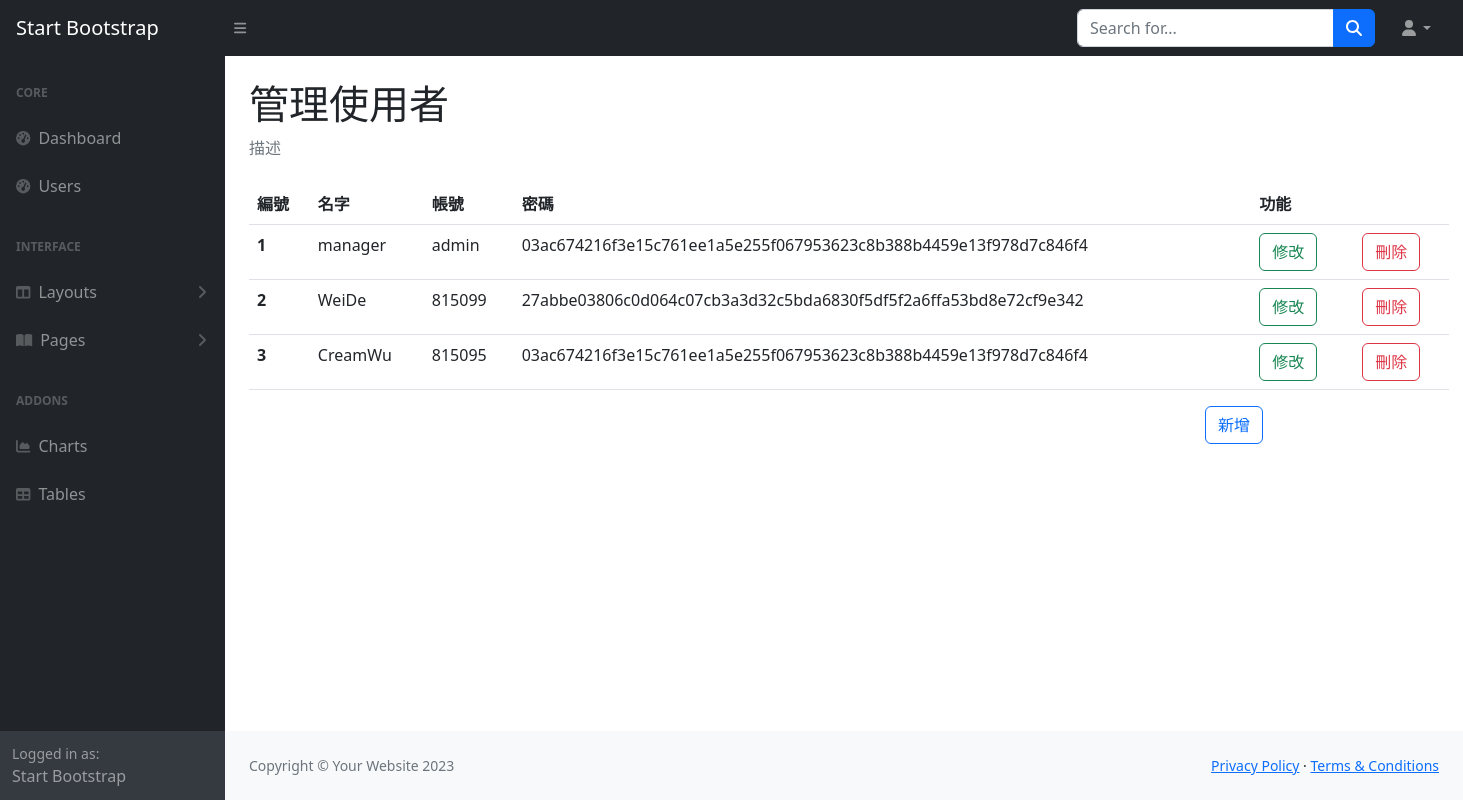
/users, run on an earlier commit of the app's database.
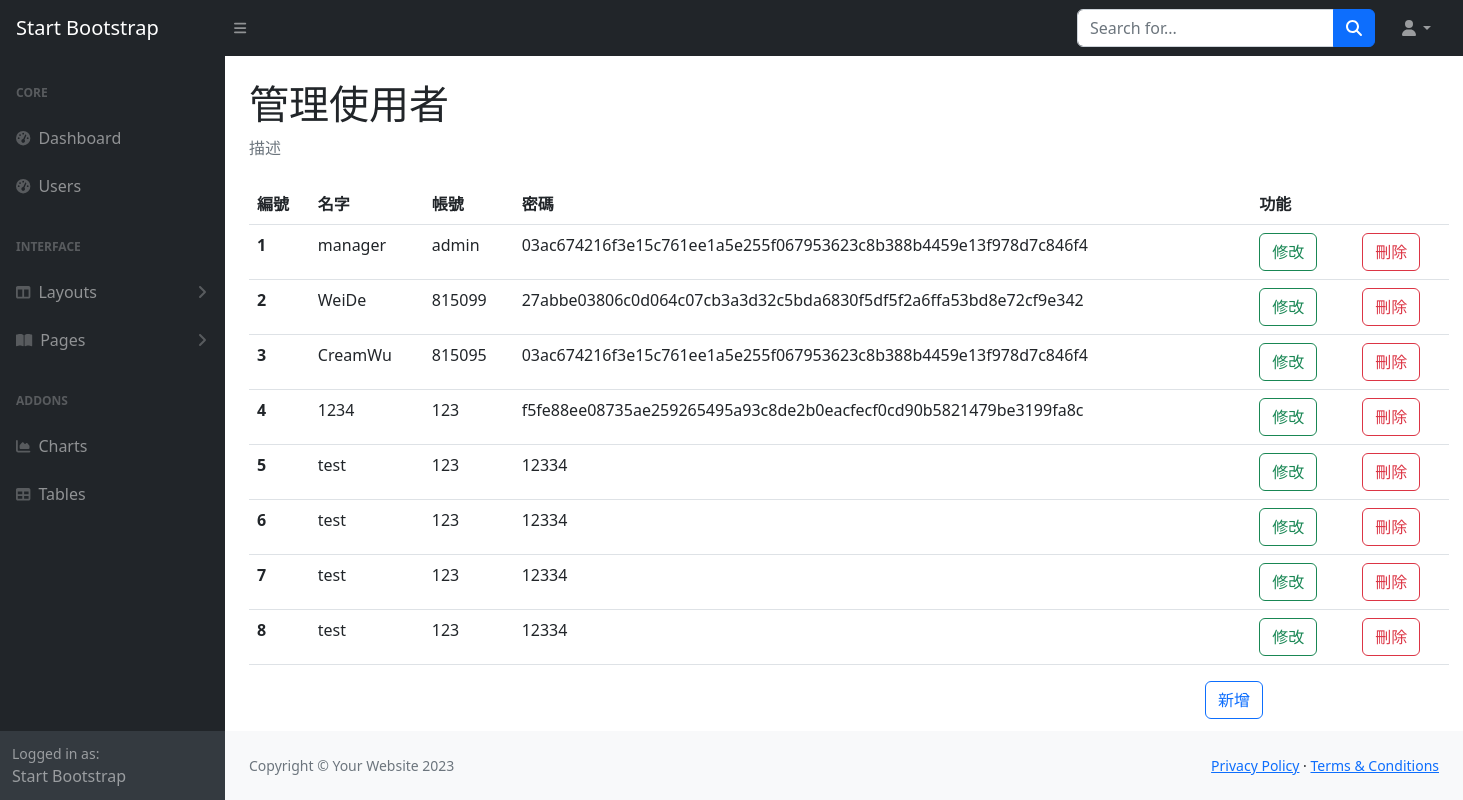
And on a later commit of the database.
### tables this page shows
CREATE TABLE Users (id INTEGER PRIMARY KEY AUTOINCREMENT, name nvarchar (20), account nvarchar (40), password nvarchar (40));

### app.py (the view)
@app.route("/users")
def users():
    with get_db() as cur:
        cur.row_factory = sql.Row
        cur = cur.cursor()
        cur.execute('select * from Users')
        data = cur.fetchall()
        cur.close()
    return render_template("users.html",data = data)

### app.py (called while the page is built)
def get_db():
    db = getattr(g, '_database', None)
    if db is None:
        db = g._database = sql.connect(DATABASE)
    return db

@app.teardown_appcontext
def close_connection(exception):
    db = getattr(g, '_database', None)
    if db is not None:
        db.close()

### templates/users.html (shortened to what this page needs)
{% extends 'layout/back.html' %}
{% block main%}
<h1 class="mt-4">管理使用者</h1>
<ol class="breadcrumb mb-4">
  <li class="breadcrumb-item active">描述</li>
</ol>
<table class="table", style="width: 1200px;">
    <thead>
      <tr>
        <th scope="col">編號</th>
        <th scope="col">名字</th>
        <th scope="col">帳號</th>
        <th scope="col">密碼</th>
        <th scope="col">功能</th>
      </tr>
    </thead>
    <tbody>
      {% for i in range(data|length) %}
      <tr>
        <th scope="row">{{ i+1 }}</th>
        <td>{{ data[i].name }}</td>
        <td>{{ data[i].account }}</td>
        <td>{{ data[i].password }}</td>
        <td>
          <div class="row">
            <div class="col">
              <a type="button" class="btn btn-outline-success" href="/edit/{{ data[i].id }}">修改</a>
            </div>
            <div class="col">
              <form action="/deleteuser/{{ data[i].id }}" method="post">
              <button class="btn btn-outline-danger" onclick="if(confirm('您確定要刪除嗎？')) return true;else return false">刪除</button>
            </form>
            </div>
          </div>
        </td>
      </tr>
      {% endfor %}
    </tbody>
  </table>
<button type="button" class="btn btn-outline-primary" data-bs-toggle="modal" data-bs-target="#create" style="right: 200px; position: absolute;">
  新增
</button>
{% block modal %}
</div>
{% endblock modal %}
{% endblock main%}

### templates/layout/back.html (shortened to what this page needs)
<!DOCTYPE html>
<html lang="en">
    <head>
        <link href="https://cdn.jsdelivr.net/npm/bootstrap@5.3.0-alpha1/dist/css/bootstrap.min.css" rel="stylesheet"
>
        <link href="/static/css/styles.css" rel="stylesheet" />
    </head>
    <body class="sb-nav-fixed">
        <nav class="sb-topnav navbar navbar-expand navbar-dark bg-dark">
            <a class="navbar-brand ps-3" href="index.html">Start Bootstrap</a>
            <button class="btn btn-link btn-sm order-1 order-lg-0 me-4 me-lg-0" id="sidebarToggle" href="#!"><i class="fas fa-bars"></i></button>
            <form class="d-none d-md-inline-block form-inline ms-auto me-0 me-md-3 my-2 my-md-0">
                <div class="input-group">
                    <input class="form-control" type="text" placeholder="Search for..." aria-label="Search for..." aria-describedby="btnNavbarSearch" />
                    <button class="btn btn-primary" id="btnNavbarSearch" type="button"><i class="fas fa-search"></i></button>
                </div>
            </form>
            <ul class="navbar-nav ms-auto ms-md-0 me-3 me-lg-4">
                <li class="nav-item dropdown">
                    <a class="nav-link dropdown-toggle" id="navbarDropdown" href="#" role="button" data-bs-toggle="dropdown" aria-expanded="false"><i class="fas fa-user fa-fw"></i></a>
                </li>
            </ul>
        </nav>
        <div id="layoutSidenav">
            <div id="layoutSidenav_nav">
                <nav class="sb-sidenav accordion sb-sidenav-dark" id="sidenavAccordion">
                    <div class="sb-sidenav-menu">
                        <div class="nav">
                            <div class="sb-sidenav-menu-heading">Core</div>
                            <a class="nav-link" href="/login">
                                <div class="sb-nav-link-icon"><i class="fas fa-tachometer-alt"></i></div>
                                Dashboard
                            </a>
                            <a class="nav-link" href="/users">
                                <div class="sb-nav-link-icon"><i class="fas fa-tachometer-alt"></i></div>
                                Users
                            </a>
                            <div class="sb-sidenav-menu-heading">Interface</div>
                            <a class="nav-link collapsed" href="#" data-bs-toggle="collapse" data-bs-target="#collapseLayouts" aria-expanded="false" aria-controls="collapseLayouts">
                                <div class="sb-nav-link-icon"><i class="fas fa-columns"></i></div>
                                Layouts
                                <div class="sb-sidenav-collapse-arrow"><i class="fas fa-angle-down"></i></div>
                            </a>
                            <a class="nav-link collapsed" href="#" data-bs-toggle="collapse" data-bs-target="#collapsePages" aria-expanded="false" aria-controls="collapsePages">
                                <div class="sb-nav-link-icon"><i class="fas fa-book-open"></i></div>
                                Pages
                                <div class="sb-sidenav-collapse-arrow"><i class="fas fa-angle-down"></i></div>
                            </a>
                            <div class="sb-sidenav-menu-heading">Addons</div>
                            <a class="nav-link" href="charts.html">
                                <div class="sb-nav-link-icon"><i class="fas fa-chart-area"></i></div>
                                Charts
                            </a>
                            <a class="nav-link" href="tables.html">
                                <div class="sb-nav-link-icon"><i class="fas fa-table"></i></div>
                                Tables
                            </a>
                        </div>
                    </div>
                    <div class="sb-sidenav-footer">
                        <div class="small">Logged in as:</div>
                        Start Bootstrap
                    </div>
                </nav>
            </div>
            <div id="layoutSidenav_content">
                <main>
                    <div class="container-fluid px-4">
                        {% block main %}
                        {% endblock main %}
                </main>
                <footer class="py-4 bg-light mt-auto">
                    <div class="container-fluid px-4">
                        <div class="d-flex align-items-center justify-content-between small">
                            <div class="text-muted">Copyright &copy; Your Website 2023</div>
                            <div>
                                <a href="#">Privacy Policy</a>
                                &middot;
                                <a href="#">Terms &amp; Conditions</a>
                            </div>
                        </div>
                    </div>
                </footer>
            </div>
        </div>
    </body>
</html>

What changed in the data, as far as the page shows it:
added Users: name "1234", account "123", password "f5fe88ee08735ae259265495a93c8de2b0eacfecf0cd90b5821479be3199fa8c"
added Users: name "test", account "123", password "12334"
added Users: name "test", account "123", password "12334"
added Users: name "test", account "123", password "12334"
added Users: name "test", account "123", password "12334"
Also different on the page:
new list line: "4 修改 刪除"
new list line: "5 修改 刪除"
new list line: "6 修改 刪除"
new list line: "7 修改 刪除"
new list line: "8 修改 刪除"
